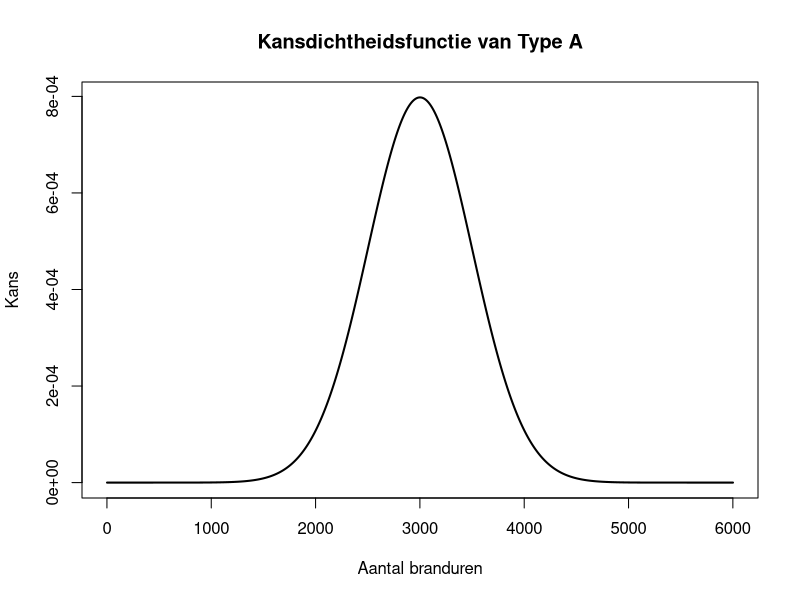
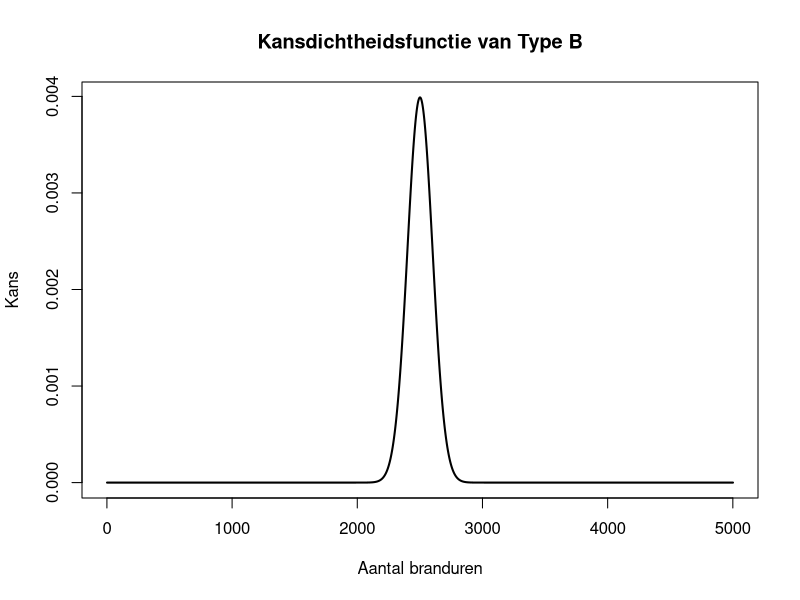
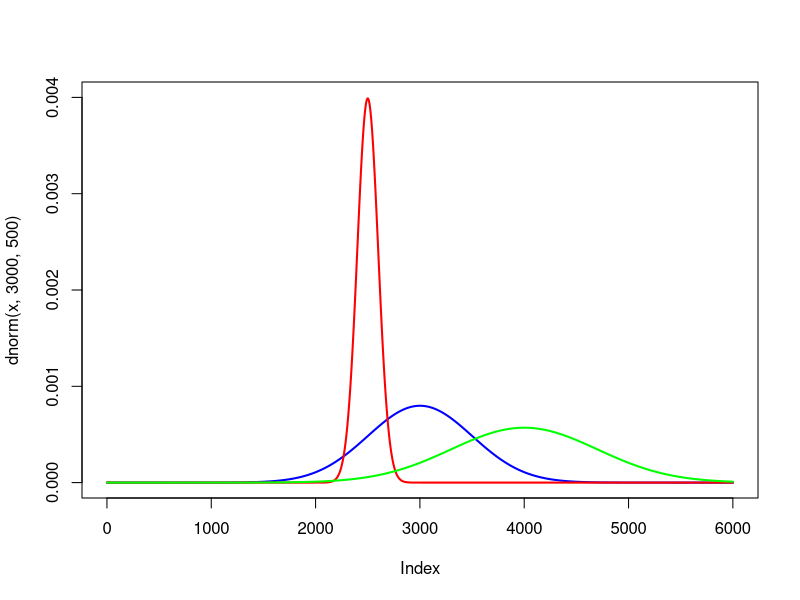
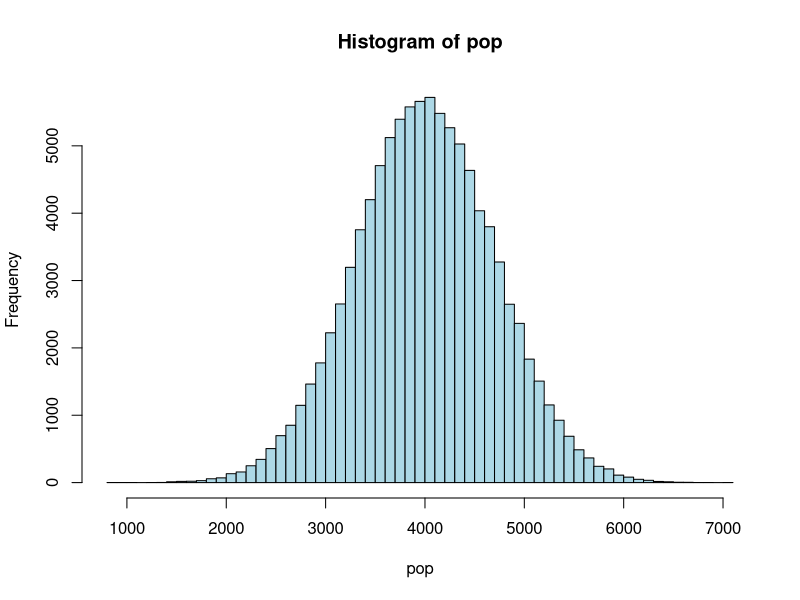
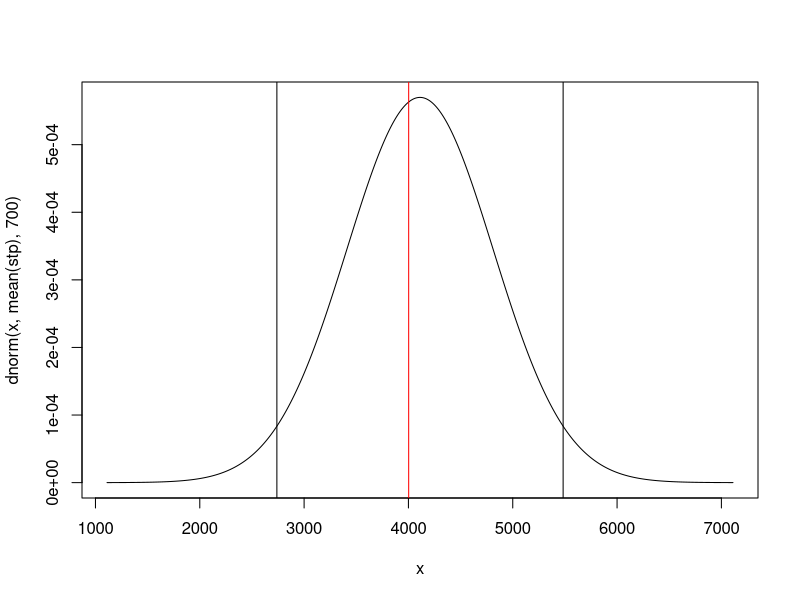

Generate these figures, in order, with R:
## ---- chunk 1
x = seq(0, 6000)
plot(dnorm(x, 3000, 500), type="l", xlab = "Aantal branduren", ylab = "Kans", main = "Kansdichtheidsfunctie van Type A", lwd=2)
## ---- chunk 2
qnorm(0.05, 3000, 500)
## ---- chunk 3
x = seq(0, 5000)
plot(dnorm(x, 2500, 100), type="l", xlab = "Aantal branduren", ylab = "Kans", main = "Kansdichtheidsfunctie van Type B", lwd=2)

qnorm(0.05, 2500, 100)
## ---- chunk 4

# lamp A
qnorm(0.05, 3000, 500)

## ---- chunk 5
# lamp B
qnorm(0.05, 2500, 100)
## ---- chunk 6
2 * 10000 + 40000
## ---- chunk 7
2.10 * 10000 + 40000
## ---- chunk 8
2335.515/2177.573
## ---- chunk 9
21000/20000
## ---- chunk 10
x = seq(0, 6000)
plot(dnorm(x, 3000, 500), type="l", lwd=2, ylim = c(0, 0.004), col="blue")
lines(x, dnorm(x, 2500, 100), lwd=2, col="red")
lines(x, dnorm(x, 4000, 700), lwd=2, col="green")
## ---- chunk 11
qnorm(0.05, 4000, 700)
## ---- chunk 12
3 * 10000 + 40000
## ---- chunk 13
2828.602/2335.515
## ---- chunk 14
30000/20000
## ---- chunk 15

pop=rnorm(100000,4000,700)

stp=sample(pop,100,replace=T)
mean(stp)

hist(pop, col="lightblue", breaks = 50)

700 / sqrt(100)

x=seq(mean(stp)-3000, mean(stp)+3000, by=0.1)
plot(x, dnorm(x,mean(stp), 700),type="l")


x=qnorm(0.025,mean(stp),700)
abline(v=x)
y=qnorm(0.975,mean(stp),700)
abline(v=y)
abline(v=mean(pop), col = "red")
